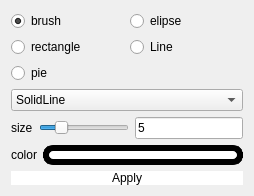
             <widget class="QWidget" name="drawPage">
              <property name="styleSheet">
               <string notr="true">QPushButton{
	border:none;
	background-color:rgb(255, 255, 255);
}
</string>
              </property>
              <layout class="QVBoxLayout" name="verticalLayout_8">
               <item>
                <layout class="QGridLayout" name="gridLayout">
                 <item row="3" column="1">
                  <widget class="QRadioButton" name="lineRadioButton">
                   <property name="text">
                    <string>Line</string>
                   </property>
                  </widget>
                 </item>
                 <item row="1" column="0">
                  <widget class="QRadioButton" name="brushRadioButton">
                   <property name="text">
                    <string>brush</string>
                   </property>
                   <property name="checked">
                    <bool>true</bool>
                   </property>
                  </widget>
                 </item>
                 <item row="3" column="0">
                  <widget class="QRadioButton" name="rectRadioButton">
                   <property name="text">
                    <string>rectangle</string>
                   </property>
                  </widget>
                 </item>
                 <item row="4" column="0">
                  <widget class="QRadioButton" name="pieRadioButton">
                   <property name="text">
                    <string>pie</string>
                   </property>
                  </widget>
                 </item>
                 <item row="1" column="1">
                  <widget class="QRadioButton" name="eplipseRadioButton">
                   <property name="text">
                    <string>elipse</string>
                   </property>
                  </widget>
                 </item>
                </layout>
               </item>
               <item>
                <widget class="QComboBox" name="penStyleComboBox">
                 <item>
                  <property name="text">
                   <string>SolidLine</string>
                  </property>
                 </item>
                 <item>
                  <property name="text">
                   <string>DashLine</string>
                  </property>
                 </item>
                 <item>
                  <property name="text">
                   <string>DotLine</string>
                  </property>
                 </item>
                </widget>
               </item>
               <item>
                <layout class="QHBoxLayout" name="horizontalLayout_8">
                 <item>
                  <widget class="QLabel" name="label_3">
                   <property name="text">
                    <string>size</string>
                   </property>
                  </widget>
                 </item>
                 <item>
                  <widget class="QSlider" name="penSizeHorizontalSlider">
                   <property name="maximum">
                    <number>25</number>
                   </property>
                   <property name="sliderPosition">
                    <number>5</number>
                   </property>
                   <property name="orientation">
                    <enum>Qt::Horizontal</enum>
                   </property>
                  </widget>
                 </item>
                 <item>
                  <widget class="QLineEdit" name="penSizeLineEdit">
                   <property name="text">
                    <string>5</string>
                   </property>
                  </widget>
                 </item>
                </layout>
               </item>
               <item>
                <layout class="QHBoxLayout" name="horizontalLayout_6">
                 <item>
                  <widget class="QLabel" name="colorLabel">
                   <property name="text">
                    <string>color</string>
                   </property>
                  </widget>
                 </item>
                 <item>
                  <widget class="QPushButton" name="colorPickPushButton">
                   <property name="minimumSize">
                    <size>
                     <width>200</width>
                     <height>20</height>
                    </size>
                   </property>
                   <property name="maximumSize">
                    <size>
                     <width>200</width>
                     <height>20</height>
                    </size>
                   </property>
                   <property name="styleSheet">
                    <string notr="true">QPushButton {
 
    border-style: outset;
    padding: 2px;
    font: bold 20px;
    border-width: 6px;
    border-radius: 10px;
    border-color: black;
}</string>
                   </property>
                   <property name="text">
                    <string notr="true"/>
                   </property>
                  </widget>
                 </item>
                </layout>
               </item>
               <item>
                <widget class="QPushButton" name="drawApplyPushButton">
                 <property name="styleSheet">
                  <string notr="true">QPushButton{
	border:none;
	background-color:rgb(255, 255, 255);
}
QPushButton:focus{

	background-color:rgb(219, 255, 231);
}
</string>
                 </property>
                 <property name="text">
                  <string>Apply</string>
                 </property>
                </widget>
               </item>
              </layout>
             </widget>
